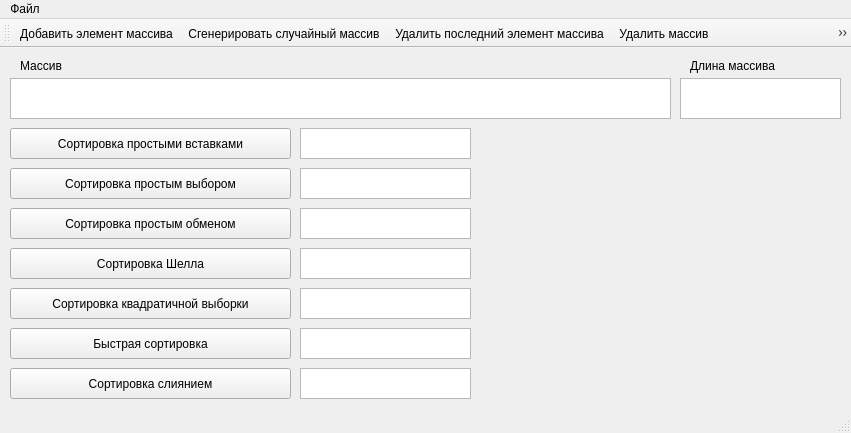
<?xml version="1.0" encoding="UTF-8"?>
<ui version="4.0">
 <class>MainWindow</class>
 <widget class="QMainWindow" name="MainWindow">
  <property name="geometry">
   <rect>
    <x>0</x>
    <y>0</y>
    <width>851</width>
    <height>433</height>
   </rect>
  </property>
  <property name="windowTitle">
   <string>Лабораторная работа №1-2: Сортировки</string>
  </property>
  <widget class="QWidget" name="centralWidget">
   <widget class="QTextBrowser" name="textArrayDisplay">
    <property name="geometry">
     <rect>
      <x>10</x>
      <y>30</y>
      <width>661</width>
      <height>41</height>
     </rect>
    </property>
   </widget>
   <widget class="QLabel" name="labelArrayDisplay">
    <property name="geometry">
     <rect>
      <x>20</x>
      <y>10</y>
      <width>131</width>
      <height>16</height>
     </rect>
    </property>
    <property name="text">
     <string>Массив</string>
    </property>
   </widget>
   <widget class="QPushButton" name="pushButtonInsertionSort">
    <property name="geometry">
     <rect>
      <x>10</x>
      <y>80</y>
      <width>281</width>
      <height>31</height>
     </rect>
    </property>
    <property name="text">
     <string>Сортировка простыми вставками</string>
    </property>
   </widget>
   <widget class="QPushButton" name="pushButtonSelectionSort">
    <property name="geometry">
     <rect>
      <x>10</x>
      <y>120</y>
      <width>281</width>
      <height>31</height>
     </rect>
    </property>
    <property name="text">
     <string>Сортировка простым выбором</string>
    </property>
   </widget>
   <widget class="QPushButton" name="pushButtonBubbleSort">
    <property name="geometry">
     <rect>
      <x>10</x>
      <y>160</y>
      <width>281</width>
      <height>31</height>
     </rect>
    </property>
    <property name="text">
     <string>Сортировка простым обменом</string>
    </property>
   </widget>
   <widget class="QPushButton" name="pushButtonShellSort">
    <property name="geometry">
     <rect>
      <x>10</x>
      <y>200</y>
      <width>281</width>
      <height>31</height>
     </rect>
    </property>
    <property name="text">
     <string>Сортировка Шелла</string>
    </property>
   </widget>
   <widget class="QPushButton" name="pushButtonTetragonSort">
    <property name="geometry">
     <rect>
      <x>10</x>
      <y>240</y>
      <width>281</width>
      <height>31</height>
     </rect>
    </property>
    <property name="text">
     <string>Сортировка квадратичной выборки</string>
    </property>
   </widget>
   <widget class="QPushButton" name="pushButtonQuickSort">
    <property name="geometry">
     <rect>
      <x>10</x>
      <y>280</y>
      <width>281</width>
      <height>31</height>
     </rect>
    </property>
    <property name="text">
     <string>Быстрая сортировка</string>
    </property>
   </widget>
   <widget class="QPushButton" name="pushButtonMergeSort">
    <property name="geometry">
     <rect>
      <x>10</x>
      <y>320</y>
      <width>281</width>
      <height>31</height>
     </rect>
    </property>
    <property name="text">
     <string>Сортировка слиянием</string>
    </property>
   </widget>
   <widget class="QTextBrowser" name="textDisplayTimeInsertionSort">
    <property name="geometry">
     <rect>
      <x>300</x>
      <y>80</y>
      <width>171</width>
      <height>31</height>
     </rect>
    </property>
   </widget>
   <widget class="QTextBrowser" name="textDisplayTimeSelectionSort">
    <property name="geometry">
     <rect>
      <x>300</x>
      <y>120</y>
      <width>171</width>
      <height>31</height>
     </rect>
    </property>
   </widget>
   <widget class="QTextBrowser" name="textDisplayTimeBubbleSort">
    <property name="geometry">
     <rect>
      <x>300</x>
      <y>160</y>
      <width>171</width>
      <height>31</height>
     </rect>
    </property>
   </widget>
   <widget class="QTextBrowser" name="textDisplayTimeShellSort">
    <property name="geometry">
     <rect>
      <x>300</x>
      <y>200</y>
      <width>171</width>
      <height>31</height>
     </rect>
    </property>
   </widget>
   <widget class="QTextBrowser" name="textDisplayTimeTetragonSort">
    <property name="geometry">
     <rect>
      <x>300</x>
      <y>240</y>
      <width>171</width>
      <height>31</height>
     </rect>
    </property>
   </widget>
   <widget class="QTextBrowser" name="textDisplayTimeQuickSort">
    <property name="geometry">
     <rect>
      <x>300</x>
      <y>280</y>
      <width>171</width>
      <height>31</height>
     </rect>
    </property>
   </widget>
   <widget class="QTextBrowser" name="textDisplayTimeMergeSort">
    <property name="geometry">
     <rect>
      <x>300</x>
      <y>320</y>
      <width>171</width>
      <height>31</height>
     </rect>
    </property>
   </widget>
   <widget class="QTextBrowser" name="textArrayLengthDisplay">
    <property name="geometry">
     <rect>
      <x>680</x>
      <y>30</y>
      <width>161</width>
      <height>41</height>
     </rect>
    </property>
   </widget>
   <widget class="QLabel" name="labelArrayLengthDisplay">
    <property name="geometry">
     <rect>
      <x>690</x>
      <y>10</y>
      <width>131</width>
      <height>16</height>
     </rect>
    </property>
    <property name="text">
     <string>Длина массива</string>
    </property>
   </widget>
  </widget>
  <widget class="QMenuBar" name="menuBar">
   <property name="geometry">
    <rect>
     <x>0</x>
     <y>0</y>
     <width>851</width>
     <height>21</height>
    </rect>
   </property>
   <widget class="QMenu" name="menuFile">
    <property name="title">
     <string>Файл</string>
    </property>
    <addaction name="actionAppend"/>
    <addaction name="actionGenerateRandomArray"/>
    <addaction name="actionRemove"/>
    <addaction name="actionDelete"/>
    <addaction name="actionSave"/>
    <addaction name="actionUndo"/>
    <addaction name="separator"/>
    <addaction name="actionOpen"/>
    <addaction name="actionSaveAs"/>
    <addaction name="separator"/>
    <addaction name="actionSettings"/>
    <addaction name="actionExit"/>
   </widget>
   <addaction name="menuFile"/>
  </widget>
  <widget class="QToolBar" name="mainToolBar">
   <attribute name="toolBarArea">
    <enum>TopToolBarArea</enum>
   </attribute>
   <attribute name="toolBarBreak">
    <bool>false</bool>
   </attribute>
   <addaction name="actionAppend"/>
   <addaction name="actionGenerateRandomArray"/>
   <addaction name="actionRemove"/>
   <addaction name="actionDelete"/>
   <addaction name="actionSave"/>
   <addaction name="actionUndo"/>
   <addaction name="separator"/>
   <addaction name="actionOpen"/>
   <addaction name="actionSaveAs"/>
   <addaction name="separator"/>
   <addaction name="actionSettings"/>
   <addaction name="actionExit"/>
  </widget>
  <widget class="QStatusBar" name="statusBar"/>
  <action name="actionAppend">
   <property name="icon">
    <iconset>
     <normaloff>icons/add.png</normaloff>icons/add.png</iconset>
   </property>
   <property name="text">
    <string>Добавить элемент массива</string>
   </property>
   <property name="shortcut">
    <string>Ctrl+A</string>
   </property>
  </action>
  <action name="actionRemove">
   <property name="icon">
    <iconset>
     <normaloff>icons/pop.png</normaloff>icons/pop.png</iconset>
   </property>
   <property name="text">
    <string>Удалить последний элемент массива</string>
   </property>
   <property name="iconText">
    <string>Удалить последний элемент массива</string>
   </property>
   <property name="toolTip">
    <string>Удалить последний элемент массива</string>
   </property>
   <property name="shortcut">
    <string>Ctrl+D</string>
   </property>
  </action>
  <action name="actionDelete">
   <property name="icon">
    <iconset>
     <normaloff>icons/delete.png</normaloff>icons/delete.png</iconset>
   </property>
   <property name="text">
    <string>Удалить массив</string>
   </property>
   <property name="shortcut">
    <string>Ctrl+Shift+D</string>
   </property>
  </action>
  <action name="actionUndo">
   <property name="icon">
    <iconset>
     <normaloff>icons/undo.png</normaloff>icons/undo.png</iconset>
   </property>
   <property name="text">
    <string>Загрузить массив из памяти</string>
   </property>
   <property name="shortcut">
    <string>Ctrl+Z</string>
   </property>
  </action>
  <action name="actionExit">
   <property name="icon">
    <iconset>
     <normaloff>icons/exit.png</normaloff>icons/exit.png</iconset>
   </property>
   <property name="text">
    <string>Закрыть</string>
   </property>
   <property name="shortcut">
    <string>Ctrl+Q</string>
   </property>
  </action>
  <action name="actionGenerateRandomArray">
   <property name="icon">
    <iconset>
     <normaloff>icons/random.png</normaloff>icons/random.png</iconset>
   </property>
   <property name="text">
    <string>Сгенерировать случайный массив</string>
   </property>
   <property name="shortcut">
    <string>Ctrl+R</string>
   </property>
  </action>
  <action name="actionSaveAs">
   <property name="icon">
    <iconset>
     <normaloff>icons/saveas.png</normaloff>icons/saveas.png</iconset>
   </property>
   <property name="text">
    <string>Сохранить как...</string>
   </property>
   <property name="shortcut">
    <string>Ctrl+S</string>
   </property>
  </action>
  <action name="actionOpen">
   <property name="icon">
    <iconset>
     <normaloff>icons/open.png</normaloff>icons/open.png</iconset>
   </property>
   <property name="text">
    <string>Открыть</string>
   </property>
   <property name="shortcut">
    <string>Ctrl+O</string>
   </property>
  </action>
  <action name="actionSave">
   <property name="icon">
    <iconset>
     <normaloff>icons/save.png</normaloff>icons/save.png</iconset>
   </property>
   <property name="text">
    <string>Сохранить массив в память</string>
   </property>
   <property name="shortcut">
    <string>Ctrl+M</string>
   </property>
  </action>
  <action name="actionSettings">
   <property name="icon">
    <iconset>
     <normaloff>icons/settings.png</normaloff>icons/settings.png</iconset>
   </property>
   <property name="text">
    <string>Настройки</string>
   </property>
  </action>
 </widget>
 <layoutdefault spacing="6" margin="11"/>
 <resources/>
 <connections/>
</ui>
